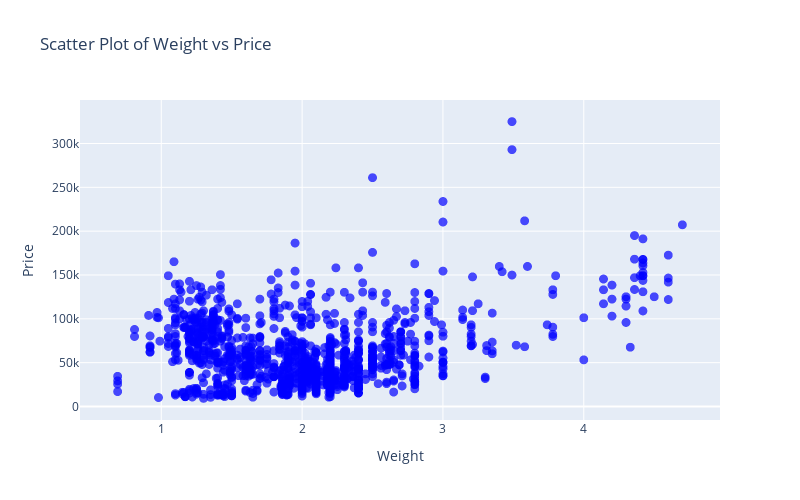

The notebook cell this image was saved under:
### Code cell
import plotly.express as px
fig = px.scatter(df, x='Weight', y='Price', title='Scatter Plot of Weight vs Price')
fig.update_traces(marker=dict(size=9, opacity=0.7, color='blue', symbol='circle'))
fig.update_layout(
    width=800,
    height=500,
    xaxis_title='Weight',
    yaxis_title='Price',
    showlegend=False,
)
fig.show()

### Figure 1 — Plotly figure (JSON) as saved in the notebook; plotly's stock layout.template omitted (floating-point values rounded to 4 significant figures; data arrays with more than 128 entries replaced by an {"elided": "..."} marker saying what was removed)
{"data": [{"hovertemplate": "Weight=%{x}<br>Price=%{y}<extra></extra>", "legendgroup": "", "marker": {"color": "blue", "symbol": "circle", "opacity": 0.7, "size": 9}, "mode": "markers", "name": "", "showlegend": false, "x": {"elided": "1302 float values"}, "xaxis": "x", "y": {"elided": "1302 float values"}, "yaxis": "y", "type": "scattergl"}], "layout": {"xaxis": {"anchor": "y", "domain": [0.0, 1.0], "title": {"text": "Weight"}}, "yaxis": {"anchor": "x", "domain": [0.0, 1.0], "title": {"text": "Price"}}, "legend": {"tracegroupgap": 0}, "title": {"text": "Scatter Plot of Weight vs Price"}, "width": 800, "height": 500, "showlegend": false}}
